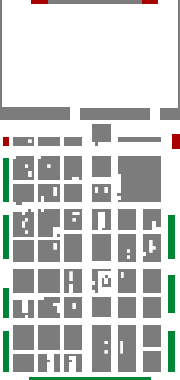

This is a level from a 2D game, rendered from its Tiled map with the project's own tilesets. A one-line summary and the map file follow, with tile-layer data summarised:
An orthogonal 180x380 tile map with 1x1 px tiles, 1 tile layer (Tile Layer 1), 1 image layer.

<map version="1.10" tiledversion="1.10.2" orientation="orthogonal" renderorder="right-down" width="180" height="380" tilewidth="1" tileheight="1" infinite="0" nextlayerid="3" nextobjectid="1">
 <editorsettings>
  <export target="floorplan.csv" format="csv" />
 </editorsettings>
 <tileset firstgid="1" source="tiled.tsx" />
 <imagelayer id="2" name="map_ref" locked="1">
  <image source="map_sized.bmp" width="180" height="380" />
 </imagelayer>
 <layer id="1" name="Tile Layer 1" width="180" height="380">
  <data>[68400 cells, 67904 non-empty, 4 distinct tile ids]</data>
 </layer>
</map>
